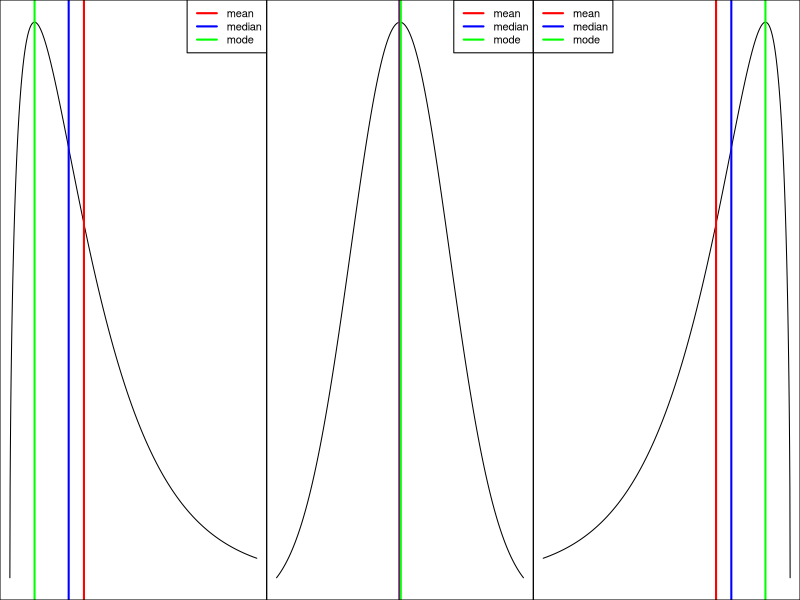

Reproduce this figure in R.
param <- function(k) {
if (k<=0) return(c(4.97,5,5.03))
return(c(k, k*(1-2/(9*k))^3, max(c(0,k-2))))
}

t <- (0:1000)/100
pdf("skewness.pdf", width=10, height=4)
par(mfrow=c(1,3), mar=c(0,0,0,0))
x <- t
y1 <- dchisq(x,3)
mean <- 3
median <- 3*(1-2/27)^3
mode <- 3-1
plot(x, y1, type="l", ylab="f(x)", axes=F)
abline(v=param(3), col=c("red", "blue", "green"), lwd=2)
box()
legend("topright", c("mean", "median", "mode"), col=c("red", "blue", "green"), lwd=2)
y3 <- dnorm(x, mean=5, sd=2)
plot(x, y3, type="l", ylab="f(x)", axes=F)
abline(v=param(0), col=c("red", "blue", "green"), lwd=2)
legend("topright", c("mean", "median", "mode"), col=c("red", "blue", "green"), lwd=2)
box()
plot(-x, y1, type="l", ylab="f(x)", axes=F)
abline(v=-param(3), col=c("red", "blue", "green"), lwd=2)
legend("topleft", c("mean", "median", "mode"), col=c("red", "blue", "green"), lwd=2)
box()
dev.off()
if (interactive()) browseURL(paste0(getwd(),"/skewness.pdf"))

